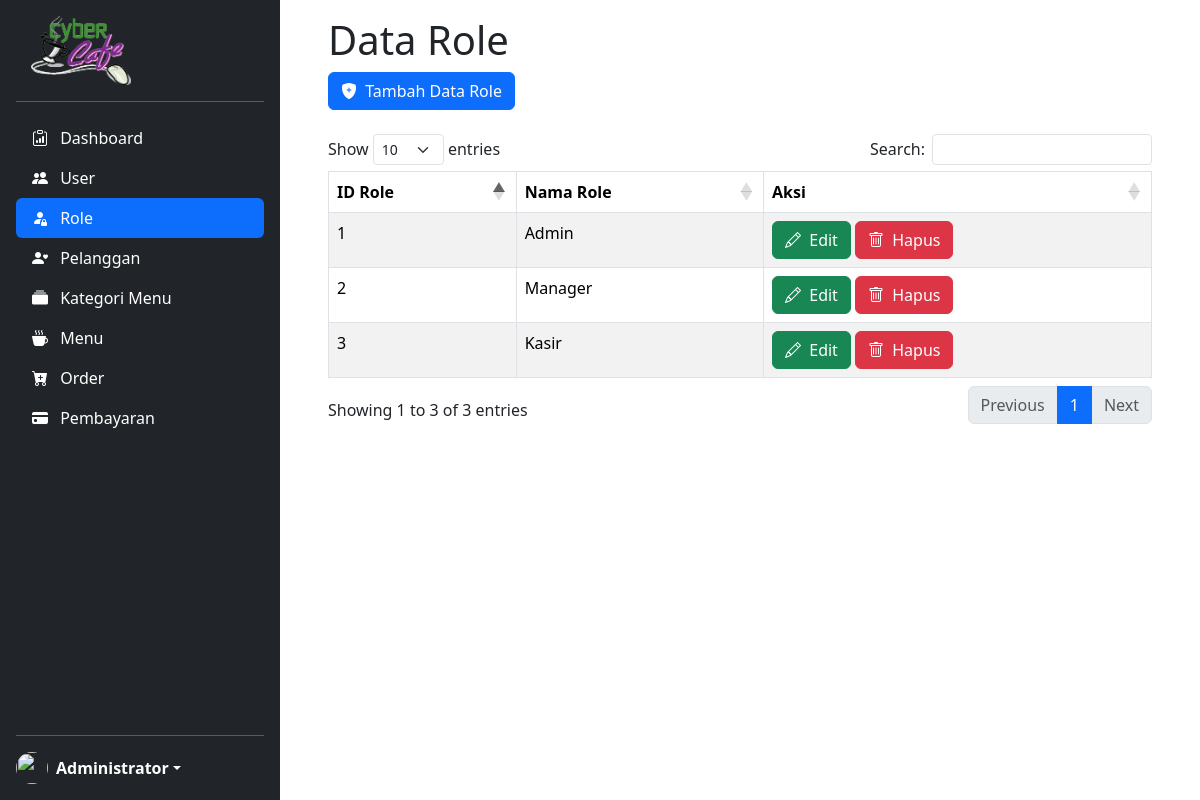
The app's page /master-role.php (signed in) with its own data.
### tables this page shows
CREATE TABLE `role` (
  `id_role` int(11) NOT NULL,
  `nama_role` varchar(50) NOT NULL
);

### master-role.php (the view, shortened to what this page needs)
<!DOCTYPE html>
<html>
<head>
    <?php
	include "header.php";
	?>
</head>
<body>
    <main id="fullpage">
        <?php
        include "sidebar.php";
        ?>
        <div class="container pt-3 me-0 pe-5 ps-5 scrollarea">
            <div class="row">
                <div class="col">
                    <h1>Data Role</h1>
                    <a href="tambah-role.php" class="btn btn-primary"><i class="bi-shield-fill-plus me-1"></i> Tambah Data Role</a><br>
                    <?php
                        $sql = "SELECT * FROM role";
                        $role = mysqli_query($conn, $sql);
                    ?>
                    <br>
                    <table class="table table-bordered table-striped table-hover" id="data-role">
                        <thead>
                            <tr>
                                <th>ID Role</th>
                                <th>Nama Role</th>
                                <th>Aksi</th>
                            </tr>
                        </thead>
                        <tbody>
                        <?php foreach ($role as $row) : ?>
                        <tr>
                            <td><?= $row["id_role"]; ?></td>
                            <td><?= $row["nama_role"]; ?></td>
                            <td>
                                <?php
                                    echo "<a href='ubah-role.php?id=$row[id_role]' class='btn btn-success'><i class='bi-pencil me-1'></i> Edit</a>";
                                ?>
                                <a href="hapus-role.php?id=<?=$row['id_role']; ?>" onclick = "return confirm ('Apakah yakin akan hapus role <?= $row['nama_role']; ?>?');" class='btn btn-danger'><i class='bi-trash me-1'></i> Hapus</a>
                            </td>
                        </tr>
                            <?php endforeach; ?>
                        </tbody>
                    </table>
                </div>
            </div>
        </div>
    </main>
</body>
</html>

### css/style.css (style rules this page uses)
body { min-height: 100vh; min-height: -webkit-fill-available; display: block; }
html { height: -webkit-fill-available; }
#fullpage { display: flex; flex-wrap: nowrap; height: 100vh; height: -webkit-fill-available; max-height: 100vh; overflow-x: auto; overflow-y: hidden; }
.scrollarea { overflow-y: auto; }

### records on screen
role: id_role "1", nama_role "Admin"
role: id_role "2", nama_role "Manager"
role: id_role "3", nama_role "Kasir"

### other values on screen
$_SESSION['nama_user'] "Administrator"
